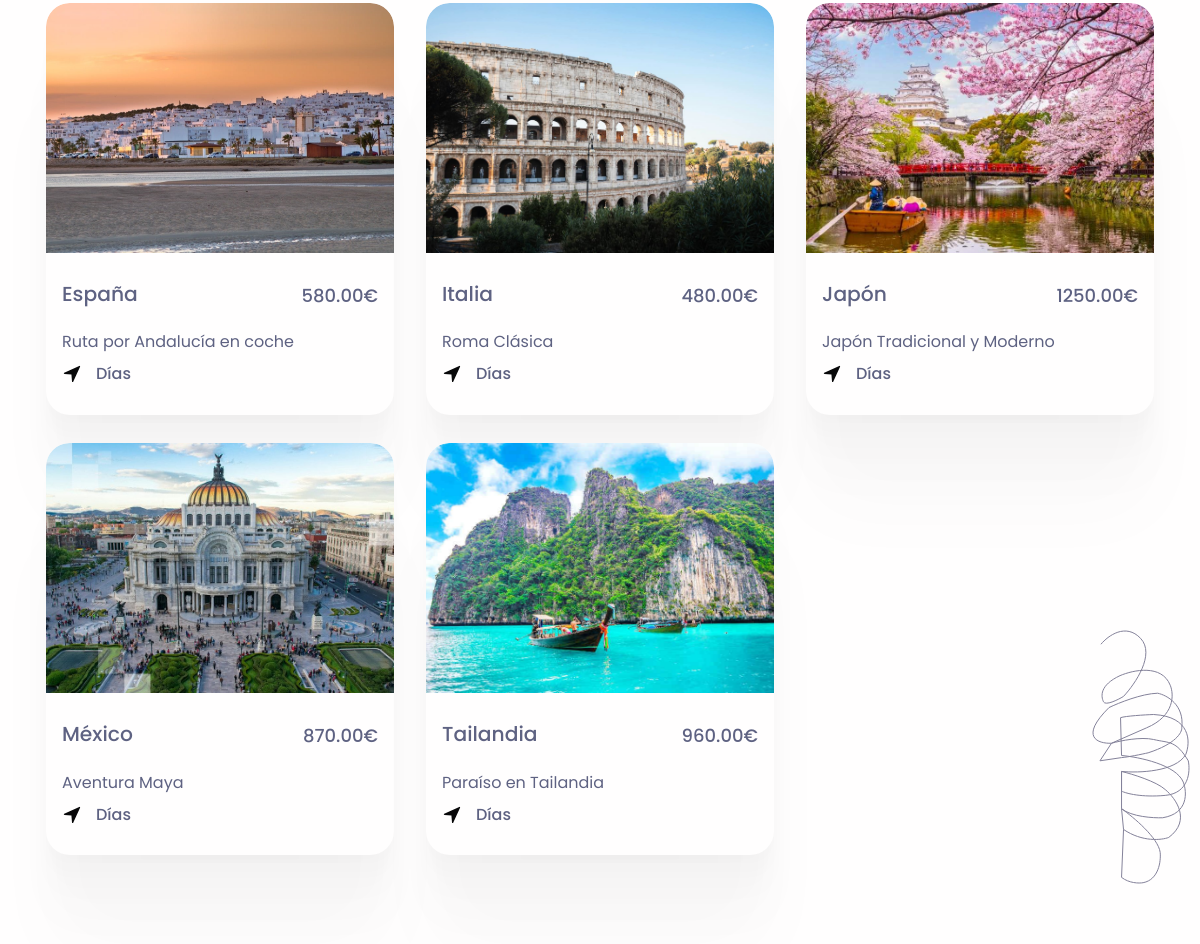
The app's page / (middle part), older data.
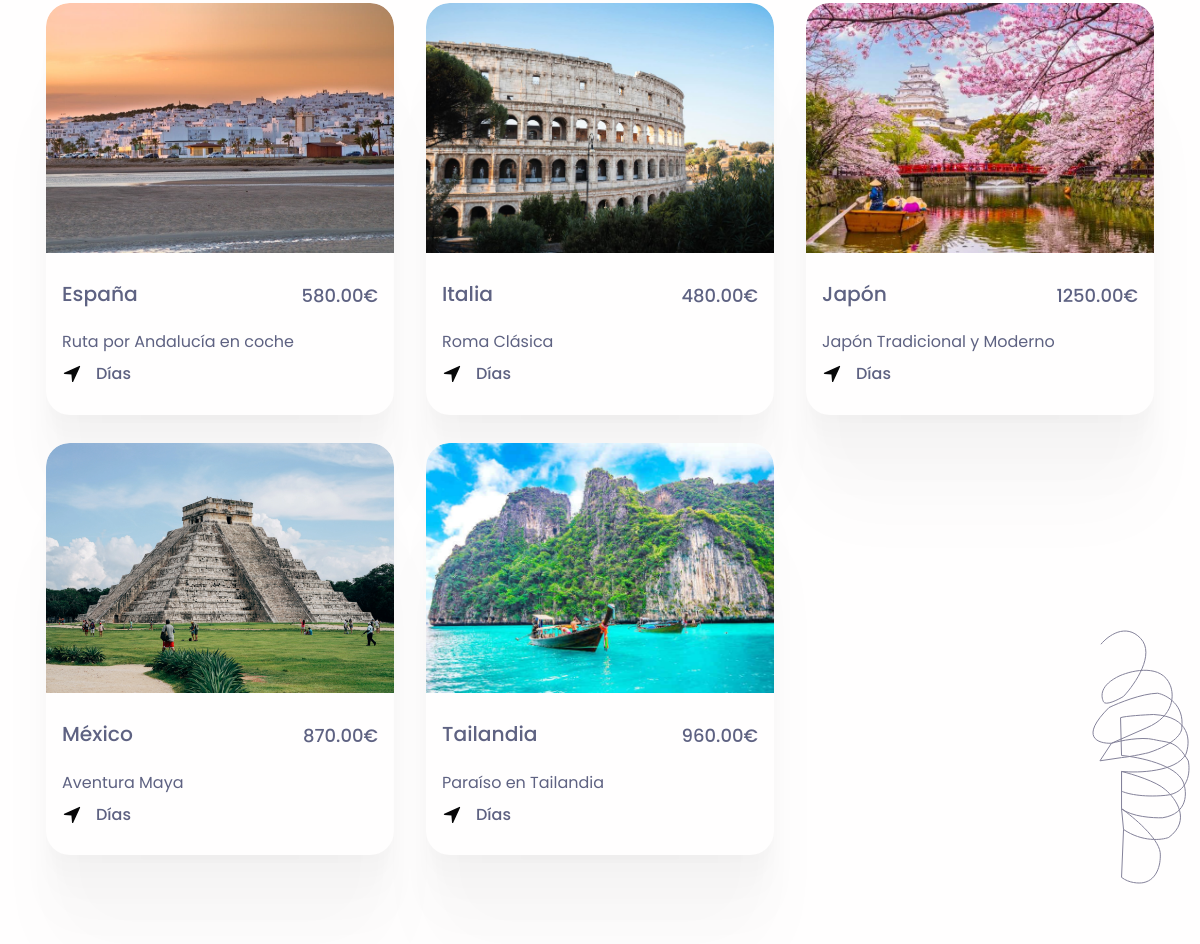
The same page, newer data.
### appTravel/models.py (models this page shows, shortened)
class Pais(models.Model):
    nombre = models.CharField(max_length=100)
    descripcion = models.TextField(blank=True, null=True)
    icono = models.ImageField(upload_to='iconos_paises/', blank=True, null=True)
    class Meta:
        verbose_name_plural = "Países"

class Imagen(models.Model):
    titulo = models.CharField(max_length=100, blank=True)
    imagen = models.ImageField(upload_to='imagenes/')
    oferta = models.ForeignKey(
        Oferta,
        on_delete=models.CASCADE,
        related_name='galeria',
        null=True,
        blank=True
    )
    class Meta:
        verbose_name_plural = "Imagenes"

class Oferta(models.Model):
    titulo = models.CharField(max_length=150)
    descripcion = models.TextField()
    precio = models.DecimalField(max_digits=8, decimal_places=2)
    pais = models.ForeignKey(Pais, on_delete=models.CASCADE)
    categorias = models.ManyToManyField(Categoria)
    fecha_publicacion = models.DateField(auto_now_add=True)
    imagen = models.URLField(blank=True, null=True)

### appTravel/views.py (the view)
# urls.py: path('', IndexView.as_view(), name='index'),
class IndexView(TemplateView):
    template_name = 'appTravel/index.html'
    def get_context_data(self, **kwargs):
        context = super().get_context_data(**kwargs)
        paises = Pais.objects.all()
        ofertas_por_pais = {}
        for pais in paises:
            oferta = Oferta.objects.filter(pais=pais).order_by('precio').first()
            if oferta:
                ofertas_por_pais[pais] = oferta
        context['ofertas_por_pais'] = ofertas_por_pais
        return context

### appTravel/templates/appTravel/index.html (shortened to what this page needs)
{% extends 'appTravel/base.html' %}
{% load static %}
{% block contenido %}
<section class="pt-5" id="destination">
  <div class="container">
    <div class="position-absolute start-100 bottom-0 translate-middle-x d-none d-xl-block ms-xl-n4">
      <img src="{% static 'appTravel/img/dest/shape.svg' %}" alt="destination" />
    </div>
    <div class="row">
      {% if ofertas_por_pais %}
        {% for pais, oferta in ofertas_por_pais.items %}
          <div class="col-md-4 mb-4">
            <div class="card overflow-hidden shadow h-100">
              {% with gal=oferta.galeria.all %}
                {% if gal and gal|length > 0 %}
                  <img class="card-img-top"
                       src="{{ gal.0.imagen.url }}"
                       alt="{{ pais.nombre }}"
                       style="height:250px;object-fit:cover;">
                {% elif oferta.imagen %}
                  <img class="card-img-top"
                       src="{{ oferta.imagen }}"
                       alt="{{ pais.nombre }}"
                       style="height:250px;object-fit:cover;">
                {% else %}
                  <img class="card-img-top"
                       src="{% static 'appTravel/img/dest/dest1.jpg' %}"
                       alt="{{ pais.nombre }}"
                       style="height:250px;object-fit:cover;">
                {% endif %}
              {% endwith %}
              <div class="card-body py-4 px-3">
                <div class="d-flex flex-column flex-lg-row justify-content-between mb-3">
                  <h4 class="text-secondary fw-medium">
                    <a class="link-900 text-decoration-none stretched-link" href="/ofertas/{{ oferta.id }}/">{{ pais.nombre }}</a>
                  </h4>
                  <span class="fs-1 fw-medium">{{ oferta.precio }}€</span>
                </div>
                <p class="mb-2 text-truncate">{{ oferta.titulo }}</p>
                <div class="d-flex align-items-center">
                  <img src="{% static 'appTravel/img/dest/navigation.svg' %}"
                       style="margin-right:14px"
                       width="20"
                       alt="navigation" />
                  <span class="fs-0 fw-medium">{{ oferta.duracion_dias }} Días</span>
                </div>
              </div>
            </div>
          </div>
        {% endfor %}
      {% else %}
        <div class="col-12 text-center">
          <p class="fs-2 text-secondary">No hay ofertas disponibles en este momento.</p>
        </div>
      {% endif %}
    </div>
  </div>
</section>
{% endblock %}

### appTravel/templates/appTravel/base.html (shortened to what this page needs)
{% load static %}
<!DOCTYPE html>
<html lang="es" dir="ltr">
<head>
    <link href="{% static 'appTravel/css/theme.css' %}" rel="stylesheet" />
</head>
<body>
    <main class="main" id="top">
        {% block contenido %}{% endblock %}
    </main>
</body>
</html>

Row changes from the older to the newer data that the page shows:
changed Pais "México": galeria.all.0.imagen: a different picture
